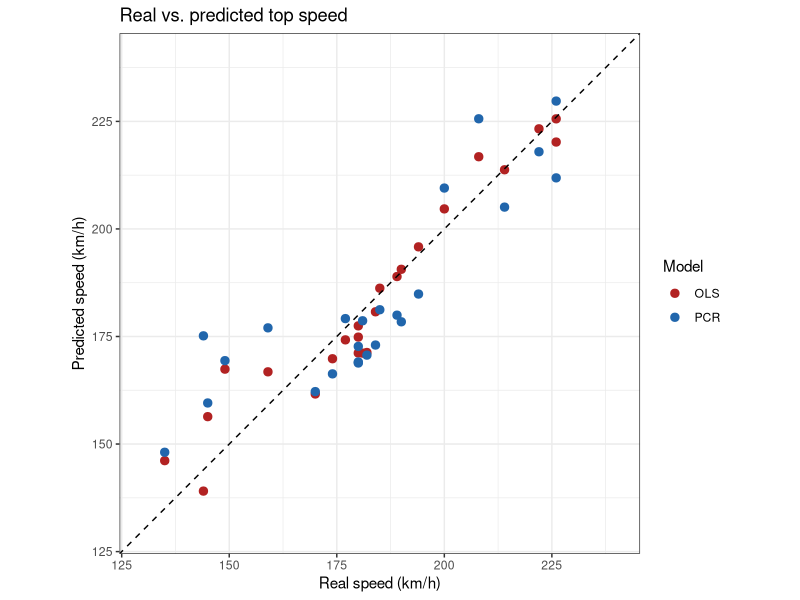
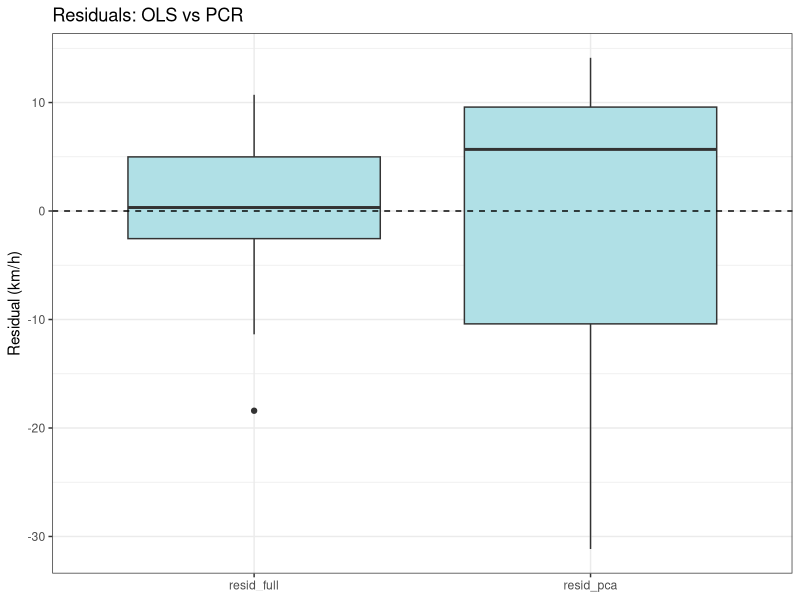
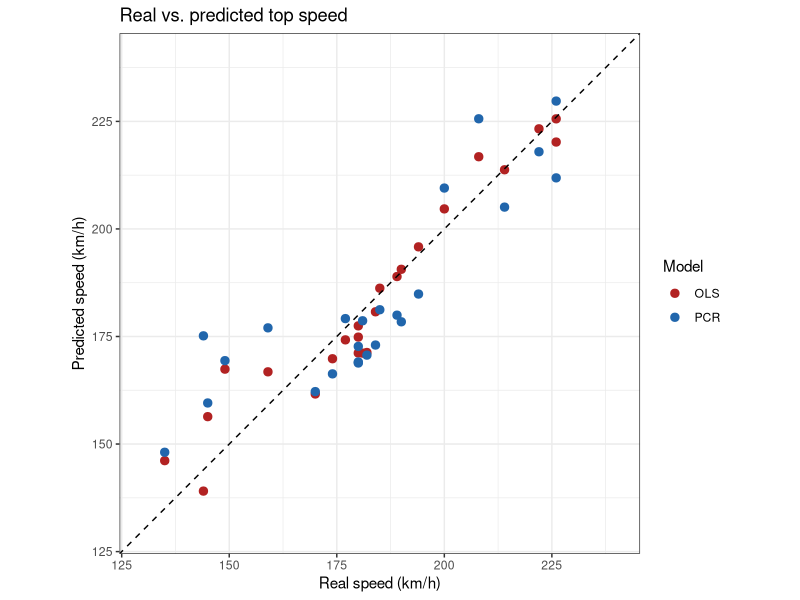
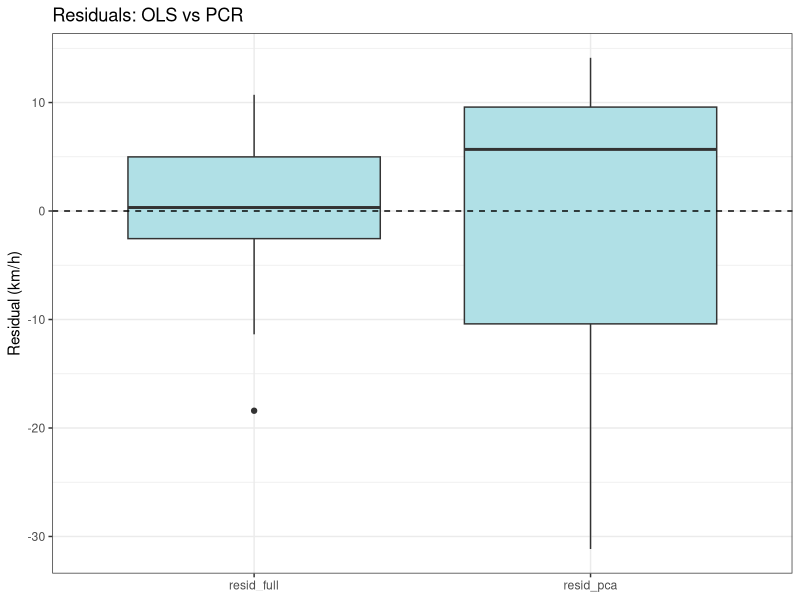

Generate these figures, in order, with R:
# =====================================================================
# 6. Compare the two models and discuss pros & cons
#    Model A: ordinary OLS on the 5 raw predictors
#    Model B: PCR on PC1 + PC2
# =====================================================================

library(tidyverse)
library(car)
library(ggplot2)

dir.create("figures", showWarnings = FALSE)
dir.create("results", showWarnings = FALSE)

df     <- read_csv("data/cars.csv", show_col_types = FALSE)
df_num <- df %>% select(where(is.numeric))

# --- 6.1 Refit both models -------------------------------------------
lm_full <- lm(speed ~ displace + power + weight + length + width, data = df_num)

pca_car <- prcomp(df_num %>% select(displace, power, weight, length, width),
                  scale. = TRUE)
df_pca  <- as_tibble(pca_car$x) %>% mutate(speed = df_num$speed)
lm_pca  <- lm(speed ~ PC1 + PC2, data = df_pca)

# --- 6.2 Predictions --------------------------------------------------
pred_df <- tibble(
  Cars       = df$Cars,
  real_speed = df_num$speed,
  pred_full  = predict(lm_full),
  pred_pca   = predict(lm_pca)
) %>%
  mutate(resid_full = real_speed - pred_full,
         resid_pca  = real_speed - pred_pca)
pred_df

# --- 6.3 Metrics ------------------------------------------------------
metrics <- function(real, pred) {
  tibble(
    r_squared     = round(summary(lm(real ~ pred))$r.squared, 4),
    rmse          = round(sqrt(mean((real - pred)^2)), 4),
    mae           = round(mean(abs(real - pred)), 4),
    max_abs_error = round(max(abs(real - pred)), 4)
  )
}

comparison <- bind_rows(
  metrics(pred_df$real_speed, pred_df$pred_full) %>% mutate(model = "OLS (5 predictors)"),
  metrics(pred_df$real_speed, pred_df$pred_pca)  %>% mutate(model = "PCR (PC1 + PC2)")
) %>%
  select(model, everything())
comparison
#   OLS : R2 0.9148 | RMSE  7.21 km/h | MAE  5.59 | max error 18.41
#   PCR : R2 0.7406 | RMSE 12.57 km/h | MAE 10.85 | max error 31.15
#   (worst PCR errors: nissan vanette +31.2, vw caravelle +20.4)

comparison_ext <- tibble(
  model        = c("OLS (5 predictors)", "PCR (PC1 + PC2)"),
  r_squared    = c(0.9148, 0.7406),
  adj_r2       = c(0.8911, 0.7159),
  sigma        = c(8.3196, 13.4408),
  rmse         = c(7.2050, 12.5727),
  max_vif      = c(10.516, 1.000),
  n_parameters = c(6, 3)
)
comparison_ext

# --- 6.4 Predicted vs. real ------------------------------------------
p_pred <- ggplot(pred_df) +
  geom_point(aes(x = real_speed, y = pred_full, colour = "OLS"), size = 2.5) +
  geom_point(aes(x = real_speed, y = pred_pca,  colour = "PCR"), size = 2.5) +
  geom_abline(slope = 1, intercept = 0, linetype = "dashed") +
  scale_colour_manual(values = c("OLS" = "firebrick", "PCR" = "#2166AC")) +
  labs(title = "Real vs. predicted top speed",
       x = "Real speed (km/h)", y = "Predicted speed (km/h)", colour = "Model") +
  coord_equal(xlim = c(130, 240), ylim = c(130, 240)) +
  theme_bw()

p_pred
ggsave("figures/06_predicted_vs_real.png", p_pred, width = 6, height = 5, dpi = 150)

# --- 6.5 Residuals ----------------------------------------------------
p_res <- pred_df %>%
  pivot_longer(cols = c(resid_full, resid_pca),
               names_to = "model", values_to = "residual") %>%
  ggplot(aes(x = model, y = residual)) +
  geom_boxplot(fill = "#B0E0E6") +
  geom_hline(yintercept = 0, linetype = "dashed") +
  labs(title = "Residuals: OLS vs PCR", x = NULL, y = "Residual (km/h)") +
  theme_bw()

p_res
ggsave("figures/06_residuals_boxplot.png", p_res, width = 5.5, height = 4, dpi = 150)

# --- 6.6 Discussion ---------------------------------------------------
# OLS
#   + best in-sample accuracy (RMSE 7.2 km/h), keeps all raw information
#   + familiar output in the original units
#   - VIF up to 10.5: coefficients unstable, signs can be reversed
#     (weight negative although it correlates positively with speed)
#   - coefficients not interpretable, sensitive to adding/removing a car
#   - 6 parameters for 24 observations
# PCR
#   + predictors orthogonal (VIF = 1): stable, numerically clean estimates
#   + 3 parameters instead of 6: less variance, easier to generalise
#   + components have a meaning (PC1 = global size/power, PC2 = power/width)
#   - lower in-sample fit: PC1 + PC2 keep 93.8% of the predictor variance
#     but only 74% of the speed variance (the discarded 6% of predictor
#     variance mattered for the target)
#   - coefficients live in PC space, not directly in km/h per kg or per cc
# Practical conclusion: for pure prediction on this tiny sample, keep OLS
# (or PCR with 3-5 components); for interpretation and stability, prefer
# PCR or a penalised alternative (ridge / lasso).

write_csv(pred_df,       "results/06_predictions.csv")
write_csv(comparison_ext,"results/06_model_comparison.csv")
